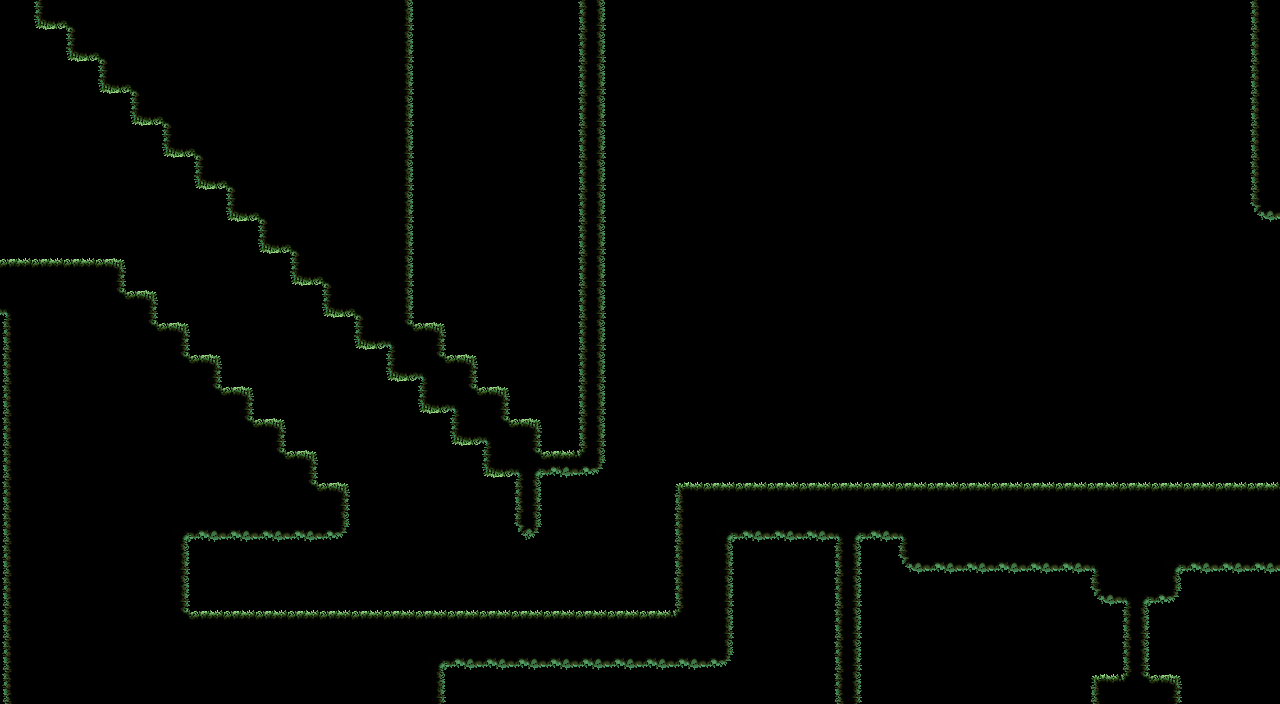

Rendered tile map (Tiled .tmx) drawn with the repository's tilesets; below, a short description and the full map source, tile grids included:
An orthogonal 40x22 tile map with 32x32 px tiles, 1 tile layer (Tile Layer 1).

<map version="1.10" tiledversion="1.11.2" orientation="orthogonal" renderorder="right-down" width="40" height="22" tilewidth="32" tileheight="32" infinite="0" nextlayerid="2" nextobjectid="1">
 <tileset firstgid="1" source="../Mossy Tileset.tsx" />
 <layer id="1" name="Tile Layer 1" width="40" height="22">
  <data encoding="csv">
0,3221225475,3221225484,3221225481,3221225481,3221225481,3221225481,3221225481,3221225481,3221225481,3221225481,3221225481,10,0,0,0,0,0,11,0,0,0,0,0,0,0,0,0,0,0,0,0,0,0,0,0,0,0,0,8,
0,0,3221225475,3221225484,3221225481,3221225481,3221225481,3221225481,3221225481,3221225481,3221225481,3221225481,10,0,0,0,0,0,11,0,0,0,0,0,0,0,0,0,0,0,0,0,0,0,0,0,0,0,0,8,
0,0,0,3221225475,3221225484,3221225481,3221225481,3221225481,3221225481,3221225481,3221225481,3221225481,10,0,0,0,0,0,11,0,0,0,0,0,0,0,0,0,0,0,0,0,0,0,0,0,0,0,0,8,
0,0,0,0,3221225475,3221225484,3221225481,3221225481,3221225481,3221225481,3221225481,3221225481,10,0,0,0,0,0,11,0,0,0,0,0,0,0,0,0,0,0,0,0,0,0,0,0,0,0,0,8,
0,0,0,0,0,3221225475,3221225484,3221225481,3221225481,3221225481,3221225481,3221225481,10,0,0,0,0,0,11,0,0,0,0,0,0,0,0,0,0,0,0,0,0,0,0,0,0,0,0,8,
0,0,0,0,0,0,3221225475,3221225484,3221225481,3221225481,3221225481,3221225481,10,0,0,0,0,0,11,0,0,0,0,0,0,0,0,0,0,0,0,0,0,0,0,0,0,0,0,8,
0,0,0,0,0,0,0,3221225475,3221225484,3221225481,3221225481,3221225481,10,0,0,0,0,0,11,0,0,0,0,0,0,0,0,0,0,0,0,0,0,0,0,0,0,0,0,15,
0,0,0,0,0,0,0,0,3221225475,3221225484,3221225481,3221225481,10,0,0,0,0,0,11,0,0,0,0,0,0,0,0,0,0,0,0,0,0,0,0,0,0,0,0,0,
2,2,2,3,0,0,0,0,0,3221225475,3221225484,3221225481,10,0,0,0,0,0,11,0,0,0,0,0,0,0,0,0,0,0,0,0,0,0,0,0,0,0,0,0,
6,9,9,12,3,0,0,0,0,0,3221225475,3221225484,10,0,0,0,0,0,11,0,0,0,0,0,0,0,0,0,0,0,0,0,0,0,0,0,0,0,0,0,
8,9,9,9,12,3,0,0,0,0,0,3221225475,45,3,0,0,0,0,11,0,0,0,0,0,0,0,0,0,0,0,0,0,0,0,0,0,0,0,0,0,
8,9,9,9,9,12,3,0,0,0,0,0,3221225475,45,3,0,0,0,11,0,0,0,0,0,0,0,0,0,0,0,0,0,0,0,0,0,0,0,0,0,
8,9,9,9,9,9,12,3,0,0,0,0,0,3221225475,45,3,0,0,11,0,0,0,0,0,0,0,0,0,0,0,0,0,0,0,0,0,0,0,0,0,
8,9,9,9,9,9,9,12,3,0,0,0,0,0,3221225475,45,3,0,11,0,0,0,0,0,0,0,0,0,0,0,0,0,0,0,0,0,0,0,0,0,
8,9,9,9,9,9,9,9,12,3,0,0,0,0,0,3221225475,26,23,49,0,0,0,0,0,0,0,0,0,0,0,0,0,0,0,0,0,0,0,0,0,
8,9,9,9,9,9,9,9,9,12,3,0,0,0,0,0,11,0,0,0,0,1,2,2,2,2,2,2,2,2,2,2,2,2,2,2,2,2,2,2,
8,9,9,9,9,5,16,16,16,16,17,0,0,0,0,0,18,0,0,0,0,8,5,16,16,16,28,16,6,9,9,9,9,9,9,9,9,9,9,9,
8,9,9,9,9,10,0,0,0,0,0,0,0,0,0,0,0,0,0,0,0,8,10,0,0,0,11,0,15,16,16,16,16,16,6,9,5,16,16,16,
8,9,9,9,9,10,0,0,0,0,0,0,0,0,0,0,0,0,0,0,0,8,10,0,0,0,11,0,0,0,0,0,0,0,15,28,17,0,0,0,
8,9,9,9,9,12,2,2,2,2,2,2,2,2,2,2,2,2,2,2,2,13,10,0,0,0,11,0,0,0,0,0,0,0,0,11,0,0,0,0,
8,9,9,9,9,9,9,9,9,9,9,9,9,5,16,16,16,16,16,16,16,16,17,0,0,0,11,0,0,0,0,0,0,0,0,11,0,0,0,0,
8,9,9,9,9,9,9,9,9,9,9,9,9,10,0,0,0,0,0,0,0,0,0,0,0,0,11,0,0,0,0,0,0,0,1,7,3,0,0,0
</data>
 </layer>
</map>